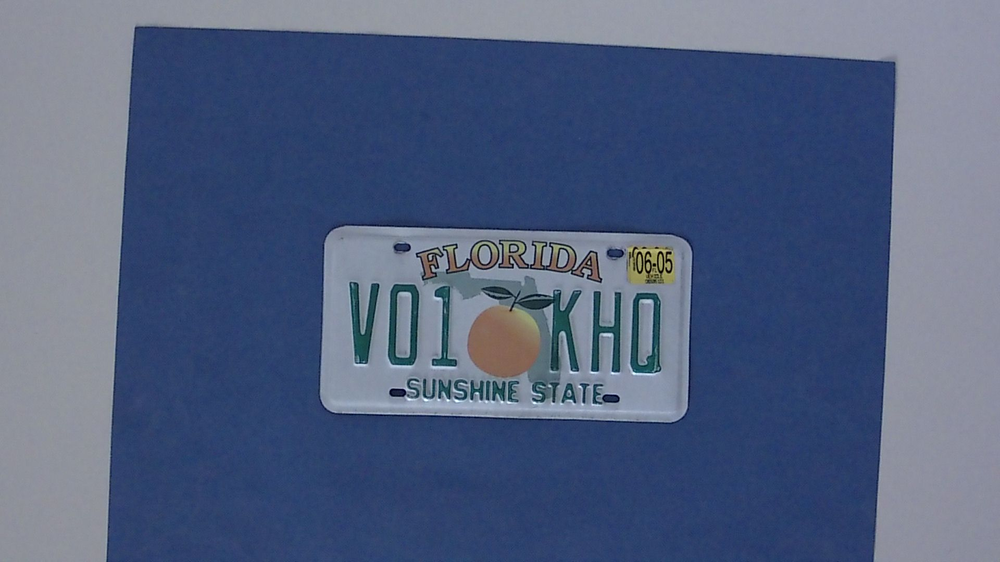
%> input picture matricules/cam_1_08_25_02_05_2026.png, 1000 x 562 px, shrunk from 1920 x 1080 before the run
$ octave --eval "result = straightenPlate(imread('matricules/cam_1_08_25_02_05_2026.png'));"   (GNU Octave 9; MATLAB toolbox functions it lacks are replaced by stand-ins)
%> lines starting %> are read from the running program, lines starting %| are printed output that depends on the picture; in (x1, y1, x2, y2) boxes, pixels count from 0 and x2, y2 are one past the last pixel; in counts of white or black regions, pixels touching at a corner belong together; the program's own positions count from 1
function rotatedImg = straightenPlate(img)

    % First, I need to check if the image is in color (3 channels).
    % If it is, I'll convert it to grayscale to make edge detection easier.
    if size(img, 3) == 3
        grayImg = rgb2gray(img);
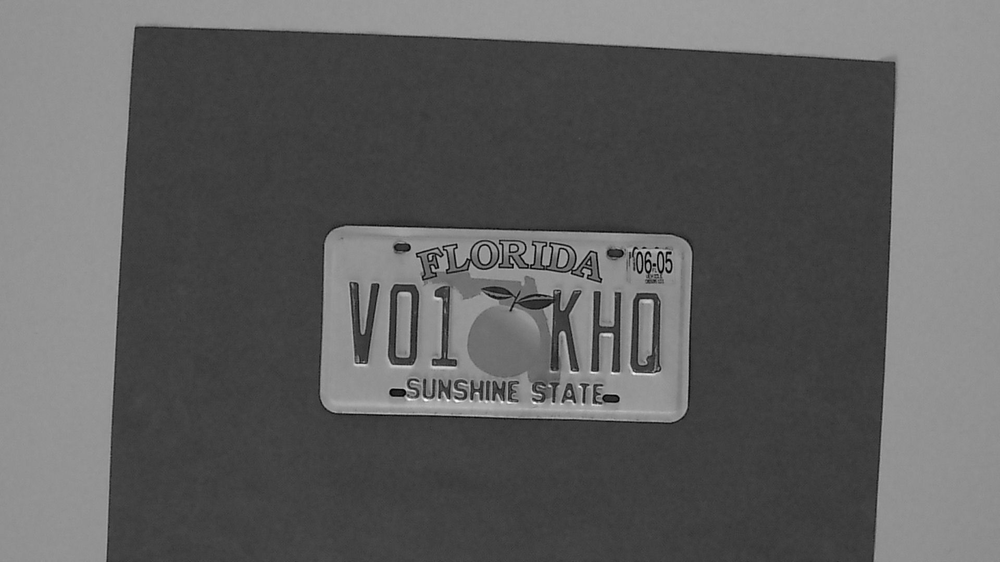
%> grayImg: size 562x1000 uint8; min 0, max 251, mean 94.8
    else
        % It's already grayscale, so I'll just keep it as is.
        grayImg = img;
    end

    % Now I'm using the Canny method to find the edges in my grayscale image.
    edges = edge(grayImg, 'Canny');
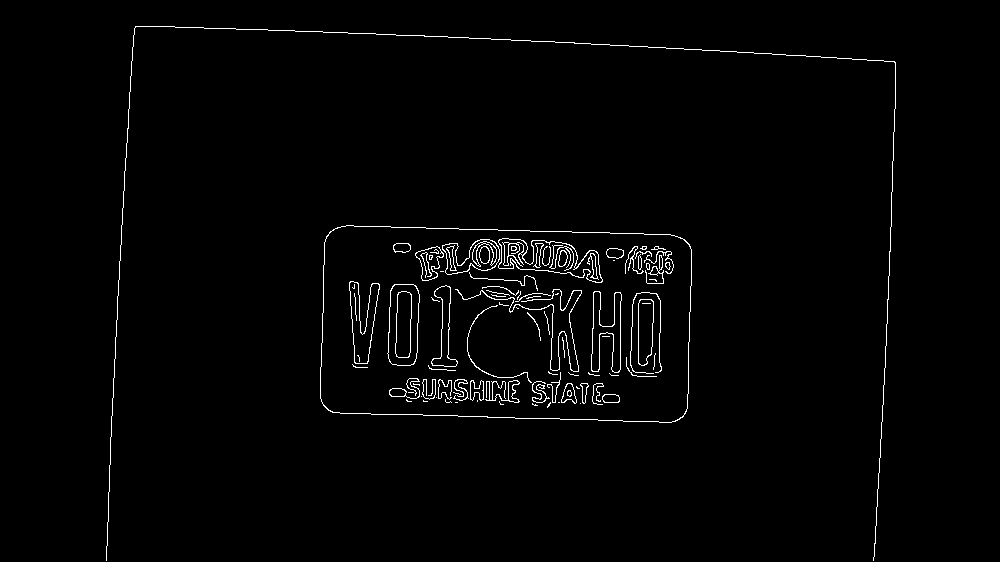
%> edges: size 562x1000 logical; 1.6% white in thin lines or dots, all inside (x1, y1, x2, y2) = (106, 26, 896, 561)

    % Let's run the Hough transform to find the straight lines among those edges.
    [H, T, R] = hough(edges);
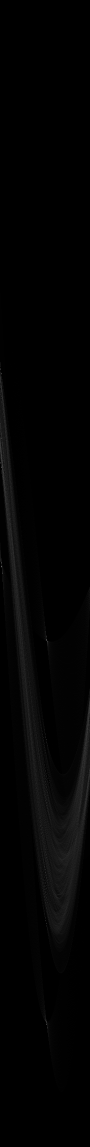
%> H: size 2293x180 double (shown at 1/2 size); min 0, max 314, mean 4; drawn with min black and max white
%> T = 180 values from -90 to 89; R = 2293 values from -1146 to 1146

    % I'm picking the top 5 peaks in the Hough transform to identify the strongest lines.
    % I set a threshold here so it ignores the weaker signals.
    P = houghpeaks(H, 5, 'threshold', ceil(0.3*max(H(:))));
%> P = [1134 4; 1280 94; 2049 94; 748 3; 935 3]

    % Here I'm extracting the actual line segments from the peaks.
    % I'll fill in small gaps (up to 20 pixels) and ignore lines shorter than 100 pixels.
    lines = houghlines(edges, T, R, P, 'FillGap', 20, 'MinLength', 100);
%> lines = 3 lines; point1 to point2 (x, y): (373, 34) to (852, 59), (410, 415) to (638, 422), (413, 228) to (584, 233)

    % I need an empty array to store the angles of the lines I'm about to process.
    angles = [];

    % Time to loop through each line segment I detected.
    for k = 1:length(lines)
        % I'm grabbing the starting and ending (x,y) coordinates for the current line.
        x1 = lines(k).point1(1); y1 = lines(k).point1(2);
        x2 = lines(k).point2(1); y2 = lines(k).point2(2);

        % I'll calculate the angle of this line in degrees using arctangent.
        theta = atan2d(y2 - y1, x2 - x1);

        % Since I'm looking for a roughly horizontal license plate,
        % I'll only keep angles that are relatively flat (less than 15 degrees off).
        if abs(theta) < 15
            angles = [angles, theta];
        end
    end
%> this loop made 3 passes
%> (x1, y1, x2, y2, theta, angles) on passes 1 to 3: (373, 34, 852, 59, 2.99, 2.99), (410, 415, 638, 422, 1.76, [2.99 1.76]), (413, 228, 584, 233, 1.67, [2.99 1.76 1.67])

    % Now I check if I actually found any horizontal-ish lines.
    if ~isempty(angles)
        % If I did, I'll take the median angle to avoid being thrown off by a random outlier.
        plateAngle = median(angles);
%> plateAngle = 1.76
    else
        % If I didn't find any, I'll just assume the plate is already straight (0 degrees).
        plateAngle = 0;
    end

    % Finally, I'll rotate the original image by the angle I calculated.
    % I'm using 'bicubic' for smoother visuals and 'crop' so the image dimensions don't change.
    rotatedImg = imrotate(img, plateAngle, 'bicubic', 'crop');
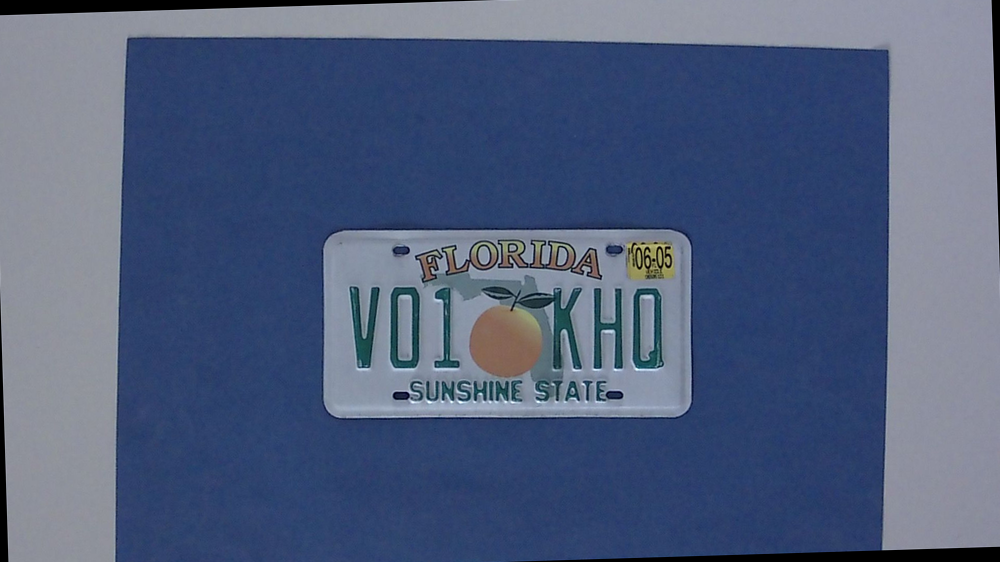
%> rotatedImg: size 562x1000x3 uint8; mean R, G, B 79.2, 93.4, 123.6
end
